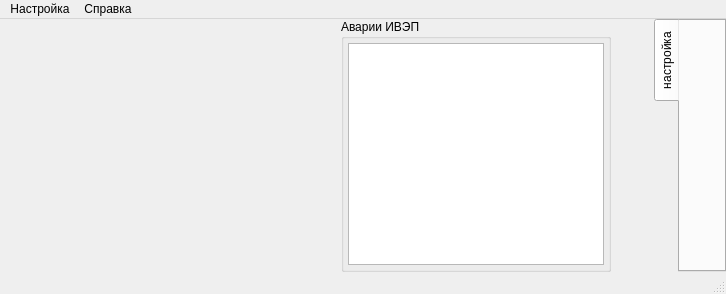
<?xml version="1.0" encoding="UTF-8"?>
<ui version="4.0">
 <class>MainWindow</class>
 <widget class="QMainWindow" name="MainWindow">
  <property name="geometry">
   <rect>
    <x>0</x>
    <y>0</y>
    <width>726</width>
    <height>294</height>
   </rect>
  </property>
  <property name="windowTitle">
   <string>Настройка ИВЭП</string>
  </property>
  <widget class="QWidget" name="centralWidget">
   <layout class="QVBoxLayout" name="verticalLayout_3">
    <property name="spacing">
     <number>4</number>
    </property>
    <property name="leftMargin">
     <number>0</number>
    </property>
    <property name="topMargin">
     <number>0</number>
    </property>
    <property name="rightMargin">
     <number>0</number>
    </property>
    <property name="bottomMargin">
     <number>0</number>
    </property>
    <item>
     <layout class="QHBoxLayout" name="horizontalLayout_2" stretch="1,0,0,0">
      <property name="spacing">
       <number>3</number>
      </property>
      <item>
       <layout class="QVBoxLayout" name="verticalLayout" stretch="1,0">
        <property name="spacing">
         <number>3</number>
        </property>
        <item>
         <widget class="MonitorWidget" name="monitorWidget" native="true"/>
        </item>
        <item>
         <widget class="ControlWidget" name="controlWidget" native="true"/>
        </item>
       </layout>
      </item>
      <item>
       <widget class="QGroupBox" name="groupBox_AccidentNotification">
        <property name="minimumSize">
         <size>
          <width>249</width>
          <height>0</height>
         </size>
        </property>
        <property name="title">
         <string>Аварии ИВЭП</string>
        </property>
        <layout class="QVBoxLayout" name="verticalLayout_4" stretch="1">
         <property name="spacing">
          <number>3</number>
         </property>
         <property name="leftMargin">
          <number>4</number>
         </property>
         <property name="topMargin">
          <number>4</number>
         </property>
         <property name="rightMargin">
          <number>4</number>
         </property>
         <property name="bottomMargin">
          <number>4</number>
         </property>
         <item>
          <widget class="QPlainTextEdit" name="plainTextEditDamageInfo">
           <property name="readOnly">
            <bool>true</bool>
           </property>
          </widget>
         </item>
        </layout>
       </widget>
      </item>
      <item>
       <spacer name="horizontalSpacer">
        <property name="orientation">
         <enum>Qt::Horizontal</enum>
        </property>
        <property name="sizeHint" stdset="0">
         <size>
          <width>40</width>
          <height>20</height>
         </size>
        </property>
       </spacer>
      </item>
      <item>
       <widget class="TabSmartWidget" name="tabWidget">
        <property name="tabPosition">
         <enum>QTabWidget::West</enum>
        </property>
        <property name="currentIndex">
         <number>0</number>
        </property>
        <widget class="QWidget" name="tab">
         <attribute name="title">
          <string>настройка</string>
         </attribute>
         <layout class="QHBoxLayout" name="horizontalLayout">
          <item>
           <layout class="QVBoxLayout" name="verticalLayout_2">
            <item>
             <spacer name="verticalSpacer">
              <property name="orientation">
               <enum>Qt::Vertical</enum>
              </property>
              <property name="sizeHint" stdset="0">
               <size>
                <width>20</width>
                <height>40</height>
               </size>
              </property>
             </spacer>
            </item>
           </layout>
          </item>
         </layout>
        </widget>
       </widget>
      </item>
     </layout>
    </item>
   </layout>
  </widget>
  <widget class="QMenuBar" name="menuBar">
   <property name="geometry">
    <rect>
     <x>0</x>
     <y>0</y>
     <width>726</width>
     <height>22</height>
    </rect>
   </property>
   <widget class="QMenu" name="menu">
    <property name="title">
     <string>Справка</string>
    </property>
    <addaction name="actionDebug"/>
    <addaction name="actionAbout"/>
   </widget>
   <widget class="QMenu" name="menu_2">
    <property name="title">
     <string>Настройка</string>
    </property>
    <addaction name="action_ChangeIP"/>
    <addaction name="actionChangeID"/>
   </widget>
   <addaction name="menu_2"/>
   <addaction name="menu"/>
  </widget>
  <widget class="QStatusBar" name="statusBar"/>
  <action name="actionDebug">
   <property name="text">
    <string>Отладка</string>
   </property>
  </action>
  <action name="action_ChangeIP">
   <property name="text">
    <string>Смена базового IP адреса</string>
   </property>
  </action>
  <action name="actionChangeID">
   <property name="text">
    <string>Смена ИД</string>
   </property>
  </action>
  <action name="actionAbout">
   <property name="text">
    <string>О программе</string>
   </property>
  </action>
 </widget>
 <layoutdefault spacing="6" margin="11"/>
 <customwidgets>
  <customwidget>
   <class>MonitorWidget</class>
   <extends>QWidget</extends>
   <header location="global">monitorwidget.h</header>
   <container>1</container>
  </customwidget>
  <customwidget>
   <class>ControlWidget</class>
   <extends>QWidget</extends>
   <header location="global">controlwidget.h</header>
   <container>1</container>
  </customwidget>
  <customwidget>
   <class>TabSmartWidget</class>
   <extends>QTabWidget</extends>
   <header location="global">../gui-lib/widgets/tabsmartwidget.h</header>
   <container>1</container>
  </customwidget>
 </customwidgets>
 <resources/>
 <connections/>
</ui>
